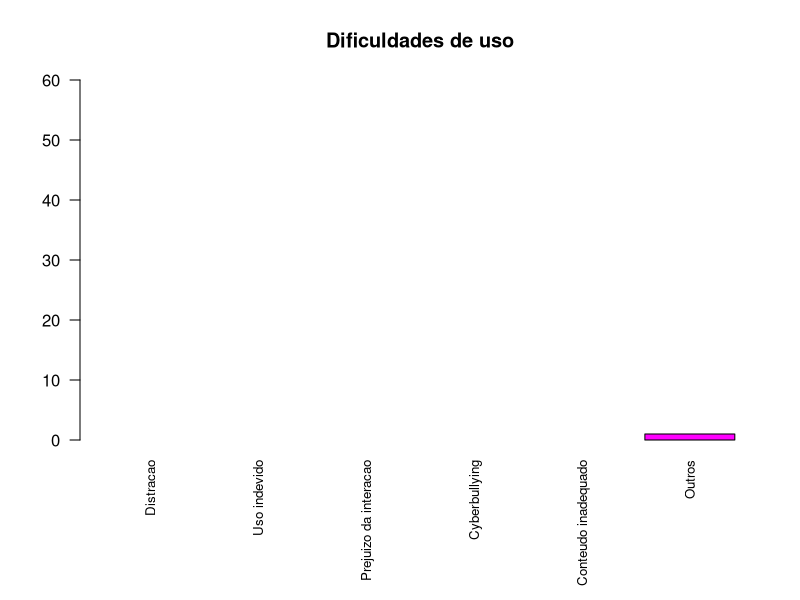

The R source for this figure:
#instala o package se necessário
if (!require(readxl)) install.packages('readxl')
library(readxl)

dados <- read_excel("dados/umses_alunos_2018.xlsx", sheet="dados")

dificuldades <- c(sum(dados$distracao), sum(dados$usoindev), sum(dados$prejintera), sum(dados$bulling), sum(dados$continadeq), 1)
rotulos <- c("Distracao", "Uso indevido", "Prejuizo da interacao", "Cyberbullying", "Conteudo inadequado", "Outros")
png(filename="gráficos/cinco.png")
par(mar = c(8,4,4,2))
barplot(dificuldades, col = rainbow(6),
        main = "Dificuldades de uso",
        horiz = F, las = 2,  names.arg = rotulos, cex.names = 0.8, ylim = c(0,60))
dev.off()
